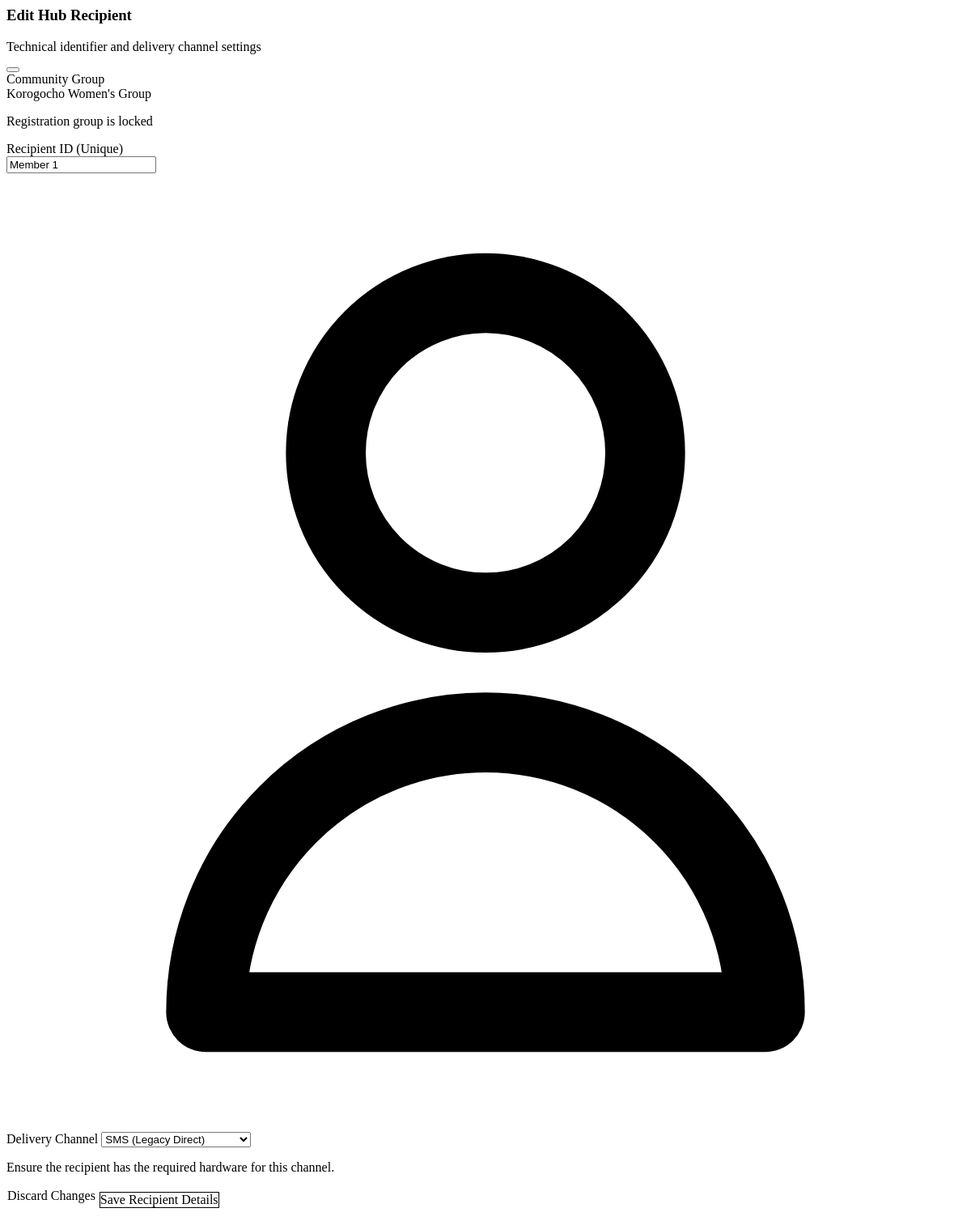
The app's page /community/members/MEM-647265A5/edit (signed in) with its own data.
### tables this page shows
CREATE TABLE community_groups (
        id TEXT PRIMARY KEY,
        name TEXT NOT NULL,
        description TEXT,
        group_type TEXT,
        tags TEXT DEFAULT '[]', -- JSON list
        location TEXT,
        admin_id TEXT,
        trust_level TEXT DEFAULT 'local',
        preferred_channels TEXT DEFAULT 'ussd,sms',
        active BOOLEAN DEFAULT 1,
        created_at DATETIME DEFAULT CURRENT_TIMESTAMP
    , invite_slug TEXT, community_code TEXT, code_active BOOLEAN DEFAULT 0);

CREATE TABLE community_members (
        id TEXT PRIMARY KEY,
        community_id TEXT NOT NULL,
        user_id TEXT NOT NULL,
        channel TEXT NOT NULL,
        joined_at DATETIME DEFAULT CURRENT_TIMESTAMP,
        active BOOLEAN DEFAULT 1,
        FOREIGN KEY (community_id) REFERENCES community_groups(id),
        UNIQUE(community_id, user_id, channel)
    );

### aos/api/routers/community.py (the view)
@router.get("/members/{member_id}/edit", response_class=HTMLResponse)
async def edit_member_form(
    request: Request,
    member_id: str,
    operator=Depends(get_current_operator)
):
    member = None
    if community_state.module:
        res = community_state.module._db.execute(
            "SELECT m.id, m.community_id, m.user_id, m.channel, g.name as group_name FROM community_members m JOIN community_groups g ON m.community_id = g.id WHERE m.id = ?",
            (member_id,)
        ).fetchone()
        if res:
            member = {
                "id": res[0],
                "community_id": res[1],
                "user_id": res[2],
                "channel": res[3],
                "group_name": res[4]
            }
    if not member:
        raise HTTPException(status_code=404, detail="Member not found")
    if operator.get("role") in [AosRole.COMMUNITY_ADMIN.value, AosRole.OPERATOR.value]:
        if member["community_id"] != operator.get("community_id"):
            raise HTTPException(403, "Access denied: You do not have access to this community.")
    return templates.TemplateResponse("partials/community_member_edit.html", {
        "request": request,
        "member": member
    })

### aos/api/templates/partials/community_member_edit.html (shortened to what this page needs)
{% from "components/atoms/Card.html" import card %}
{% from "components/atoms/EliteButton.html" import elite_button %}
<div class=" aos-stack-md">
    <div class="flex items-center justify-between mb-2">
        <div>
            <h3 class="aos-h3 mb-1">Edit Hub Recipient</h3>
            <p class="aos-text-muted aos-text-sm">Technical identifier and delivery channel settings</p>
        </div>
        <button class="aos-text-muted hover:aos-text-primary transition-colors" onclick="closeModal()">
        </button>
    </div>
    {% call card(padding="6", glass=True, class="aos-bg-surface-elevated border-white/5") %}
    <form hx-put="/community/members/{{ member.id }}" hx-target="#members-table-container" hx-swap="outerHTML"
        hx-on::after-request="if(event.detail.successful) closeModal()" class="aos-stack-lg">
        <div class="grid grid-cols-1 md:grid-cols-2 gap-8">
            <div class="aos-stack-sm">
                <label class="aos-label">Community Group</label>
                <div
                    class="aos-input bg-white/5 aos-text-muted flex items-center px-4 h-12 rounded-xl border border-white/5 cursor-not-allowed">
                    {{ member.group_name }}
                </div>
                <p class="aos-text-[10px] aos-text-muted/60 uppercase tracking-tighter">Registration group is locked</p>
            </div>
            <div class="aos-stack-sm">
                <label class="aos-label text-primary-400">Recipient ID (Unique)</label>
                <div class="relative">
                    <input type="text" name="user_id" class="aos-input pl-10 h-12" value="{{ member.user_id }}"
                        required>
                    <div class="absolute inset-y-0 left-0 pl-3 flex items-center pointer-events-none">
                        <svg class="h-4 w-4 text-gray-500" fill="none" stroke="currentColor" viewBox="0 0 24 24">
                            <path stroke-linecap="round" stroke-linejoin="round" stroke-width="2"
                                d="M16 7a4 4 0 11-8 0 4 4 0 018 0zM12 14a7 7 0 00-7 7h14a7 7 0 00-7-7z"></path>
                        </svg>
                    </div>
                </div>
            </div>
            <div class="aos-stack-sm md:col-span-2">
                <label class="aos-label">Delivery Channel</label>
                <select name="channel" class="aos-input h-12" required>
                    <option value="sms" {% if member.channel=='sms' %}selected{% endif %}>SMS (Legacy Direct)</option>
                </select>
                <p class="aos-text-xs aos-text-muted mt-2 px-1">Ensure the recipient has the required hardware for this
                    channel.</p>
            </div>
        </div>
        <div class="flex gap-4 justify-end pt-6 border-t border-white/5">
            <button type="button" class="aos-btn aos-btn-ghost aos-size-md" onclick="closeModal()">
                <span class="aos-btn-text">Discard Changes</span>
            </button>
            {{ elite_button(
            text="Save Recipient Details",
            type="submit",
            variant="primary",
            size="md",
            icon='<svg class="w-4 h-4" fill="none" stroke="currentColor" viewBox="0 0 24 24">
                <path stroke-linecap="round" stroke-linejoin="round" stroke-width="2" d="M5 13l4 4L19 7"></path>
            </svg>'
            ) }}
        </div>
    </form>
    {% endcall %}
</div>

### aos/api/templates/components/atoms/EliteButton.html (style rules this page uses)
.aos-btn { position: relative; display: inline-flex; align-items: center; justify-content: center; gap: var(--aos-spacing-2); font-weight: var(--aos-weight-semibold); border-radius: var(--aos-radius-lg); border: 1px solid transparent; transition: all var(--aos-duration-base) var(--aos-easing-out); cursor: pointer; font-family: var(--aos-font-sans); white-space: nowrap; }
.aos-size-md { padding: var(--aos-spacing-2) var(--aos-spacing-6); font-size: var(--aos-size-sm); }
.aos-btn-ghost { background: transparent; color: var(--aos-neutral-400); border-color: transparent; }

### records on screen
community_groups: group_name "Korogocho Women's Group"
community_members: user_id "Member 1", channel "SMS (Legacy Direct)"

### other values on screen
{{ text }} "Save Recipient Details"
